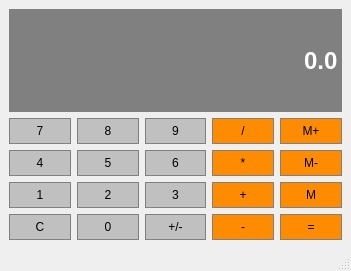
<?xml version="1.0" encoding="UTF-8"?>
<ui version="4.0">
 <class>MainWindow</class>
 <widget class="QMainWindow" name="MainWindow">
  <property name="geometry">
   <rect>
    <x>0</x>
    <y>0</y>
    <width>351</width>
    <height>271</height>
   </rect>
  </property>
  <property name="windowTitle">
   <string>MainWindow</string>
  </property>
  <widget class="QWidget" name="centralwidget">
   <layout class="QGridLayout" name="gridLayout">
    <item row="1" column="1">
     <widget class="QPushButton" name="Button8">
      <property name="sizePolicy">
       <sizepolicy hsizetype="Preferred" vsizetype="Preferred">
        <horstretch>0</horstretch>
        <verstretch>0</verstretch>
       </sizepolicy>
      </property>
      <property name="styleSheet">
       <string notr="true">QPushButton {
   	background-color: #C0C0C0; 
	border: 1px solid gray;
	border-radius: 0px;
	padding: 5px;
}

QPushButton:pressed {
   	background-color: #A9A9A9; 
	border: 1px solid gray;
	border-radius: 0px;
	padding: 5px;
}</string>
      </property>
      <property name="text">
       <string>8</string>
      </property>
     </widget>
    </item>
    <item row="2" column="0">
     <widget class="QPushButton" name="Button4">
      <property name="sizePolicy">
       <sizepolicy hsizetype="Preferred" vsizetype="Preferred">
        <horstretch>0</horstretch>
        <verstretch>0</verstretch>
       </sizepolicy>
      </property>
      <property name="styleSheet">
       <string notr="true">QPushButton {
   	background-color: #C0C0C0; 
	border: 1px solid gray;
	border-radius: 0px;
	padding: 5px;
}

QPushButton:pressed {
   	background-color: #A9A9A9; 
	border: 1px solid gray;
	border-radius: 0px;
	padding: 5px;
}</string>
      </property>
      <property name="text">
       <string>4</string>
      </property>
     </widget>
    </item>
    <item row="1" column="0">
     <widget class="QPushButton" name="Button7">
      <property name="sizePolicy">
       <sizepolicy hsizetype="Preferred" vsizetype="Preferred">
        <horstretch>0</horstretch>
        <verstretch>0</verstretch>
       </sizepolicy>
      </property>
      <property name="styleSheet">
       <string notr="true">QPushButton {
   	background-color: #C0C0C0; 
	border: 1px solid gray;
	border-radius: 0px;
	padding: 5px;
}

QPushButton:pressed {
   	background-color: #A9A9A9; 
	border: 1px solid gray;
	border-radius: 0px;
	padding: 5px;
}</string>
      </property>
      <property name="text">
       <string>7</string>
      </property>
     </widget>
    </item>
    <item row="3" column="0">
     <widget class="QPushButton" name="Button1">
      <property name="sizePolicy">
       <sizepolicy hsizetype="Preferred" vsizetype="Preferred">
        <horstretch>0</horstretch>
        <verstretch>0</verstretch>
       </sizepolicy>
      </property>
      <property name="styleSheet">
       <string notr="true">QPushButton {
   	background-color: #C0C0C0; 
	border: 1px solid gray;
	border-radius: 0px;
	padding: 5px;
}

QPushButton:pressed {
   	background-color: #A9A9A9; 
	border: 1px solid gray;
	border-radius: 0px;
	padding: 5px;
}</string>
      </property>
      <property name="text">
       <string>1</string>
      </property>
     </widget>
    </item>
    <item row="1" column="3">
     <widget class="QPushButton" name="Divide">
      <property name="sizePolicy">
       <sizepolicy hsizetype="Preferred" vsizetype="Preferred">
        <horstretch>0</horstretch>
        <verstretch>0</verstretch>
       </sizepolicy>
      </property>
      <property name="styleSheet">
       <string notr="true">QPushButton {
   	background-color: #FF8C00; 
	border: 1px solid gray;
	border-radius: 0px;
	padding: 5px;
}

QPushButton:pressed {
   	background-color: #A9A9A9; 
	border: 1px solid gray;
	border-radius: 0px;
	padding: 5px;
}</string>
      </property>
      <property name="text">
       <string>/</string>
      </property>
     </widget>
    </item>
    <item row="1" column="2">
     <widget class="QPushButton" name="Button9">
      <property name="sizePolicy">
       <sizepolicy hsizetype="Preferred" vsizetype="Preferred">
        <horstretch>0</horstretch>
        <verstretch>0</verstretch>
       </sizepolicy>
      </property>
      <property name="styleSheet">
       <string notr="true">QPushButton {
   	background-color: #C0C0C0; 
	border: 1px solid gray;
	border-radius: 0px;
	padding: 5px;
}

QPushButton:pressed {
   	background-color: #A9A9A9; 
	border: 1px solid gray;
	border-radius: 0px;
	padding: 5px;
}</string>
      </property>
      <property name="text">
       <string>9</string>
      </property>
     </widget>
    </item>
    <item row="1" column="4">
     <widget class="QPushButton" name="MemAdd">
      <property name="sizePolicy">
       <sizepolicy hsizetype="Preferred" vsizetype="Preferred">
        <horstretch>0</horstretch>
        <verstretch>0</verstretch>
       </sizepolicy>
      </property>
      <property name="styleSheet">
       <string notr="true">QPushButton {
   	background-color: #FF8C00; 
	border: 1px solid gray;
	border-radius: 0px;
	padding: 5px;
}

QPushButton:pressed {
   	background-color: #A9A9A9; 
	border: 1px solid gray;
	border-radius: 0px;
	padding: 5px;
}</string>
      </property>
      <property name="text">
       <string>M+</string>
      </property>
     </widget>
    </item>
    <item row="4" column="0">
     <widget class="QPushButton" name="Clear">
      <property name="sizePolicy">
       <sizepolicy hsizetype="Preferred" vsizetype="Preferred">
        <horstretch>0</horstretch>
        <verstretch>0</verstretch>
       </sizepolicy>
      </property>
      <property name="styleSheet">
       <string notr="true">QPushButton {
   	background-color: #C0C0C0; 
	border: 1px solid gray;
	border-radius: 0px;
	padding: 5px;
}

QPushButton:pressed {
   	background-color: #A9A9A9; 
	border: 1px solid gray;
	border-radius: 0px;
	padding: 5px;
}</string>
      </property>
      <property name="text">
       <string>C</string>
      </property>
     </widget>
    </item>
    <item row="2" column="1">
     <widget class="QPushButton" name="Button5">
      <property name="sizePolicy">
       <sizepolicy hsizetype="Preferred" vsizetype="Preferred">
        <horstretch>0</horstretch>
        <verstretch>0</verstretch>
       </sizepolicy>
      </property>
      <property name="styleSheet">
       <string notr="true">QPushButton {
   	background-color: #C0C0C0; 
	border: 1px solid gray;
	border-radius: 0px;
	padding: 5px;
}

QPushButton:pressed {
   	background-color: #A9A9A9; 
	border: 1px solid gray;
	border-radius: 0px;
	padding: 5px;
}</string>
      </property>
      <property name="text">
       <string>5</string>
      </property>
     </widget>
    </item>
    <item row="3" column="1">
     <widget class="QPushButton" name="Button2">
      <property name="sizePolicy">
       <sizepolicy hsizetype="Preferred" vsizetype="Preferred">
        <horstretch>0</horstretch>
        <verstretch>0</verstretch>
       </sizepolicy>
      </property>
      <property name="styleSheet">
       <string notr="true">QPushButton {
   	background-color: #C0C0C0; 
	border: 1px solid gray;
	border-radius: 0px;
	padding: 5px;
}

QPushButton:pressed {
   	background-color: #A9A9A9; 
	border: 1px solid gray;
	border-radius: 0px;
	padding: 5px;
}</string>
      </property>
      <property name="text">
       <string>2</string>
      </property>
     </widget>
    </item>
    <item row="4" column="1">
     <widget class="QPushButton" name="Button0">
      <property name="sizePolicy">
       <sizepolicy hsizetype="Preferred" vsizetype="Preferred">
        <horstretch>0</horstretch>
        <verstretch>0</verstretch>
       </sizepolicy>
      </property>
      <property name="styleSheet">
       <string notr="true">QPushButton {
   	background-color: #C0C0C0; 
	border: 1px solid gray;
	border-radius: 0px;
	padding: 5px;
}

QPushButton:pressed {
   	background-color: #A9A9A9; 
	border: 1px solid gray;
	border-radius: 0px;
	padding: 5px;
}</string>
      </property>
      <property name="text">
       <string>0</string>
      </property>
     </widget>
    </item>
    <item row="2" column="2">
     <widget class="QPushButton" name="Button6">
      <property name="sizePolicy">
       <sizepolicy hsizetype="Preferred" vsizetype="Preferred">
        <horstretch>0</horstretch>
        <verstretch>0</verstretch>
       </sizepolicy>
      </property>
      <property name="styleSheet">
       <string notr="true">QPushButton {
   	background-color: #C0C0C0; 
	border: 1px solid gray;
	border-radius: 0px;
	padding: 5px;
}

QPushButton:pressed {
   	background-color: #A9A9A9; 
	border: 1px solid gray;
	border-radius: 0px;
	padding: 5px;
}</string>
      </property>
      <property name="text">
       <string>6</string>
      </property>
     </widget>
    </item>
    <item row="2" column="3">
     <widget class="QPushButton" name="Multiply">
      <property name="sizePolicy">
       <sizepolicy hsizetype="Preferred" vsizetype="Preferred">
        <horstretch>0</horstretch>
        <verstretch>0</verstretch>
       </sizepolicy>
      </property>
      <property name="styleSheet">
       <string notr="true">QPushButton {
   	background-color: #FF8C00; 
	border: 1px solid gray;
	border-radius: 0px;
	padding: 5px;
}

QPushButton:pressed {
   	background-color: #A9A9A9; 
	border: 1px solid gray;
	border-radius: 0px;
	padding: 5px;
}</string>
      </property>
      <property name="text">
       <string>*</string>
      </property>
     </widget>
    </item>
    <item row="2" column="4">
     <widget class="QPushButton" name="MemClear">
      <property name="sizePolicy">
       <sizepolicy hsizetype="Preferred" vsizetype="Preferred">
        <horstretch>0</horstretch>
        <verstretch>0</verstretch>
       </sizepolicy>
      </property>
      <property name="styleSheet">
       <string notr="true">QPushButton {
   	background-color: #FF8C00; 
	border: 1px solid gray;
	border-radius: 0px;
	padding: 5px;
}

QPushButton:pressed {
   	background-color: #A9A9A9; 
	border: 1px solid gray;
	border-radius: 0px;
	padding: 5px;
}</string>
      </property>
      <property name="text">
       <string>M-</string>
      </property>
     </widget>
    </item>
    <item row="3" column="2">
     <widget class="QPushButton" name="Button3">
      <property name="sizePolicy">
       <sizepolicy hsizetype="Preferred" vsizetype="Preferred">
        <horstretch>0</horstretch>
        <verstretch>0</verstretch>
       </sizepolicy>
      </property>
      <property name="styleSheet">
       <string notr="true">QPushButton {
   	background-color: #C0C0C0; 
	border: 1px solid gray;
	border-radius: 0px;
	padding: 5px;
}

QPushButton:pressed {
   	background-color: #A9A9A9; 
	border: 1px solid gray;
	border-radius: 0px;
	padding: 5px;
}</string>
      </property>
      <property name="text">
       <string>3</string>
      </property>
     </widget>
    </item>
    <item row="4" column="2">
     <widget class="QPushButton" name="ChangeSign">
      <property name="sizePolicy">
       <sizepolicy hsizetype="Preferred" vsizetype="Preferred">
        <horstretch>0</horstretch>
        <verstretch>0</verstretch>
       </sizepolicy>
      </property>
      <property name="styleSheet">
       <string notr="true">QPushButton {
   	background-color: #C0C0C0; 
	border: 1px solid gray;
	border-radius: 0px;
	padding: 5px;
}

QPushButton:pressed {
   	background-color: #A9A9A9; 
	border: 1px solid gray;
	border-radius: 0px;
	padding: 5px;
}</string>
      </property>
      <property name="text">
       <string>+/-</string>
      </property>
     </widget>
    </item>
    <item row="3" column="3">
     <widget class="QPushButton" name="Add">
      <property name="sizePolicy">
       <sizepolicy hsizetype="Preferred" vsizetype="Preferred">
        <horstretch>0</horstretch>
        <verstretch>0</verstretch>
       </sizepolicy>
      </property>
      <property name="styleSheet">
       <string notr="true">QPushButton {
   	background-color: #FF8C00; 
	border: 1px solid gray;
	border-radius: 0px;
	padding: 5px;
}

QPushButton:pressed {
   	background-color: #A9A9A9; 
	border: 1px solid gray;
	border-radius: 0px;
	padding: 5px;
}</string>
      </property>
      <property name="text">
       <string>+</string>
      </property>
     </widget>
    </item>
    <item row="3" column="4">
     <widget class="QPushButton" name="Mem">
      <property name="sizePolicy">
       <sizepolicy hsizetype="Preferred" vsizetype="Preferred">
        <horstretch>0</horstretch>
        <verstretch>0</verstretch>
       </sizepolicy>
      </property>
      <property name="styleSheet">
       <string notr="true">QPushButton {
   	background-color: #FF8C00; 
	border: 1px solid gray;
	border-radius: 0px;
	padding: 5px;
}

QPushButton:pressed {
   	background-color: #A9A9A9; 
	border: 1px solid gray;
	border-radius: 0px;
	padding: 5px;
}</string>
      </property>
      <property name="text">
       <string>M</string>
      </property>
     </widget>
    </item>
    <item row="4" column="3">
     <widget class="QPushButton" name="Subtract">
      <property name="sizePolicy">
       <sizepolicy hsizetype="Preferred" vsizetype="Preferred">
        <horstretch>0</horstretch>
        <verstretch>0</verstretch>
       </sizepolicy>
      </property>
      <property name="styleSheet">
       <string notr="true">QPushButton {
   	background-color: #FF8C00; 
	border: 1px solid gray;
	border-radius: 0px;
	padding: 5px;
}

QPushButton:pressed {
   	background-color: #A9A9A9; 
	border: 1px solid gray;
	border-radius: 0px;
	padding: 5px;
}</string>
      </property>
      <property name="text">
       <string>-</string>
      </property>
     </widget>
    </item>
    <item row="4" column="4">
     <widget class="QPushButton" name="Equals">
      <property name="sizePolicy">
       <sizepolicy hsizetype="Preferred" vsizetype="Preferred">
        <horstretch>0</horstretch>
        <verstretch>0</verstretch>
       </sizepolicy>
      </property>
      <property name="styleSheet">
       <string notr="true">QPushButton {
   	background-color: #FF8C00; 
	border: 1px solid gray;
	border-radius: 0px;
	padding: 5px;
}

QPushButton:pressed {
   	background-color: #A9A9A9; 
	border: 1px solid gray;
	border-radius: 0px;
	padding: 5px;
}</string>
      </property>
      <property name="text">
       <string>=</string>
      </property>
     </widget>
    </item>
    <item row="0" column="0" colspan="5">
     <widget class="QLineEdit" name="Display">
      <property name="sizePolicy">
       <sizepolicy hsizetype="Preferred" vsizetype="Expanding">
        <horstretch>0</horstretch>
        <verstretch>0</verstretch>
       </sizepolicy>
      </property>
      <property name="font">
       <font>
        <family>Arial</family>
        <pointsize>18</pointsize>
        <weight>75</weight>
        <bold>true</bold>
       </font>
      </property>
      <property name="styleSheet">
       <string notr="true">QLineEdit {
	 background-color: gray;
	 border: 1px solid gray;
	 color: #ffffff;}</string>
      </property>
      <property name="text">
       <string>0.0</string>
      </property>
      <property name="alignment">
       <set>Qt::AlignRight|Qt::AlignTrailing|Qt::AlignVCenter</set>
      </property>
     </widget>
    </item>
   </layout>
  </widget>
  <widget class="QMenuBar" name="menubar">
   <property name="geometry">
    <rect>
     <x>0</x>
     <y>0</y>
     <width>351</width>
     <height>22</height>
    </rect>
   </property>
  </widget>
  <widget class="QStatusBar" name="statusbar"/>
 </widget>
 <resources/>
 <connections/>
</ui>
